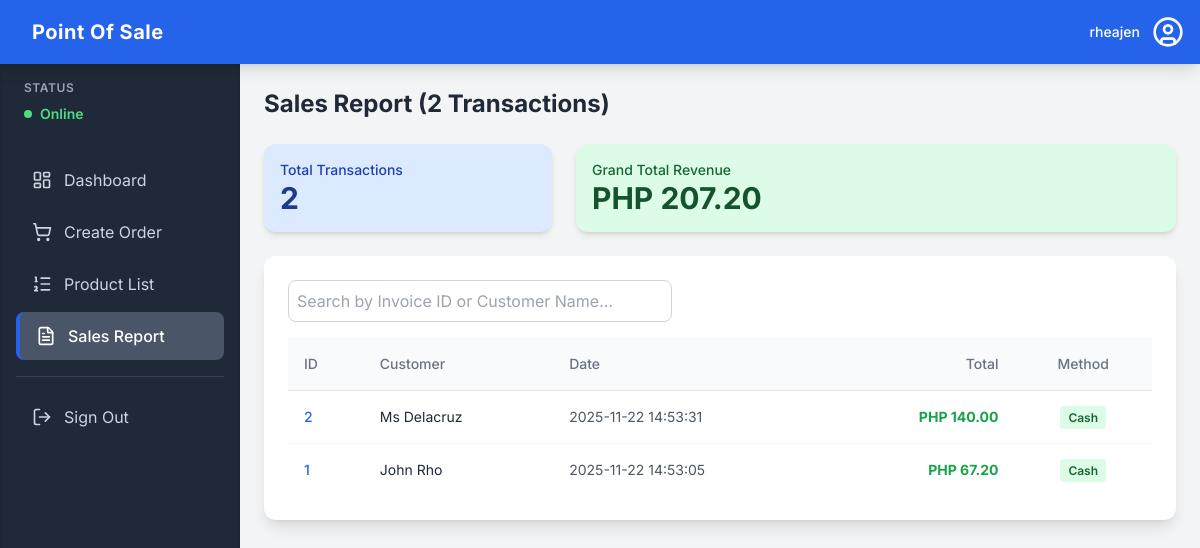
Screenshot of /sales_report (signed in) with the database file from the repository.
### tables this page shows
CREATE TABLE transactions (
    id INTEGER PRIMARY KEY AUTOINCREMENT,
    customer_name TEXT,
    order_date TEXT NOT NULL,
    total REAL NOT NULL,
    payment_method TEXT NOT NULL,
    card_number TEXT,
    card_expiry TEXT,
    card_cvv TEXT
);

### app.py (the view)
@app.route('/sales_report')
@login_required
def sales_report():
    db = get_db()
    cursor = db.cursor()
    cursor.execute("SELECT id, customer_name, order_date, total, payment_method FROM transactions ORDER BY id DESC")
    transactions = [dict(row) for row in cursor.fetchall()]
    cursor.execute("SELECT SUM(total) FROM transactions")
    grand_total = cursor.fetchone()[0] or 0.00
    return render_template('sales_report.html', transactions=transactions, grand_total=grand_total)

### app.py (called while the page is built)
def get_db():
    db = getattr(g, '_database', None)
    if db is None:
        db = g._database = sqlite3.connect(DATABASE)
        db.row_factory = sqlite3.Row
    return db

@app.teardown_appcontext
def close_connection(exception):
    db = getattr(g, '_database', None)
    if db is not None:
        db.close()

def login_required(f):
    @wraps(f)
    def decorated_function(*args, **kwargs):
        if 'logged_in' not in session or not session['logged_in']:
            return redirect(url_for('login'))
        return f(*args, **kwargs)
    return decorated_function

### templates/sales_report.html (shortened to what this page needs)
{% extends "layout.html" %}
{% block content %}
<h2 class="text-2xl font-bold text-gray-800 mb-6">Sales Report ({{ transactions|length }} Transactions)</h2>
<div class="grid lg:grid-cols-3 gap-6 mb-6">
    <div class="bg-blue-100 p-4 rounded-xl shadow-md col-span-1">
        <p class="text-sm font-medium text-blue-800">Total Transactions</p>
        <p class="text-3xl font-bold text-blue-900">{{ transactions|length }}</p>
    </div>
    <div class="bg-green-100 p-4 rounded-xl shadow-md col-span-2">
        <p class="text-sm font-medium text-green-800">Grand Total Revenue</p>
        <p class="text-3xl font-bold text-green-900">PHP {{ "%.2f"|format(grand_total) }}</p>
    </div>
</div>
<div class="bg-white p-6 rounded-xl shadow-lg">
    <div class="flex justify-between items-center mb-4">
        <input type="text" id="transaction-search" placeholder="Search by Invoice ID or Customer Name..."
               class="p-2 border border-gray-300 rounded-lg w-full max-w-sm focus:outline-none focus:ring-2 focus:ring-blue-500">
    </div>
    <div class="overflow-x-auto max-h-[70vh] custom-scroll">
        <table class="min-w-full divide-y divide-gray-200 text-sm">
            <thead class="bg-gray-50 sticky top-0 z-5">
                <tr>
                    <th class="p-4 text-left font-medium text-gray-500">ID</th>
                    <th class="p-4 text-left font-medium text-gray-500">Customer</th>
                    <th class="p-4 text-left font-medium text-gray-500">Date</th>
                    <th class="p-4 text-right font-medium text-gray-500">Total</th>
                    <th class="p-4 text-center font-medium text-gray-500">Method</th>
                </tr>
            </thead>
            <tbody class="divide-y divide-gray-100">
                {% if transactions %}
                    {% for t in transactions %}
                    <tr class="hover:bg-gray-50">
                        <td class="p-4 text-blue-600 font-medium">{{ t.id }}</td>
                        <td class="p-4 text-gray-800">{{ t.customer_name }}</td>
                        <td class="p-4 text-gray-600">{{ t.order_date }}</td>
                        <td class="p-4 text-right font-bold text-green-600">PHP {{ "%.2f"|format(t.total) }}</td>
                        <td class="p-4 text-center">
                            <span class="px-2 py-1 rounded text-xs font-semibold {{ 'bg-blue-100 text-blue-800' if t.payment_method == 'Card' else 'bg-green-100 text-green-800' }}">
                                {{ t.payment_method }}
                            </span>
                        </td>
                    </tr>
                    {% endfor %}
                {% endif %}
            </tbody>
        </table>
    </div>
</div>
{% endblock %}

### static/styles.css (style rules this page uses)
:root { --color-primary: #2563eb; --color-sidebar: #2d3748; --color-sidebar-hover: #4a5568; --color-background: #f7fafc; }
body { font-family: 'Inter', sans-serif; background-color: var(--color-background); }

### rows the page displays
transactions: id "2", customer_name "Ms Delacruz", order_date "2025-11-22 14:53:31", total "140.00", payment_method "Cash"
transactions: id "1", customer_name "John Rho", order_date "2025-11-22 14:53:05", total "67.20", payment_method "Cash"

### other values shown
{{ session.username }} "rheajen"
{{ transactions|length }} "2"
{{ "%.2f"|format(grand_total) }} "207.20"
